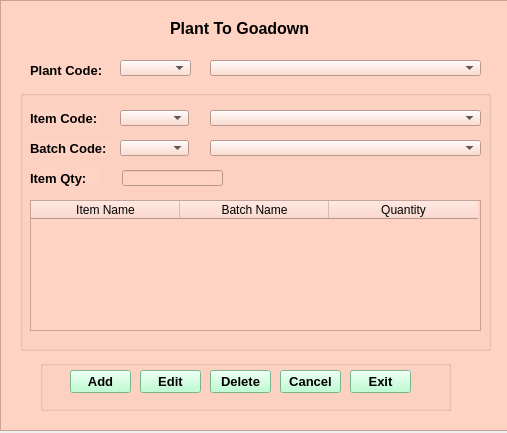
<?xml version="1.0" encoding="UTF-8"?>
<ui version="4.0">
 <class>Form</class>
 <widget class="QWidget" name="Form">
  <property name="geometry">
   <rect>
    <x>0</x>
    <y>0</y>
    <width>507</width>
    <height>433</height>
   </rect>
  </property>
  <property name="maximumSize">
   <size>
    <width>600</width>
    <height>500</height>
   </size>
  </property>
  <property name="windowTitle">
   <string>Plant To Goadown</string>
  </property>
  <widget class="QFrame" name="frame">
   <property name="geometry">
    <rect>
     <x>0</x>
     <y>0</y>
     <width>521</width>
     <height>431</height>
    </rect>
   </property>
   <property name="styleSheet">
    <string notr="true">background-color: rgb(135, 189, 216);
background-color: rgb(225, 114, 255);
background-color: rgb(255, 211, 196);</string>
   </property>
   <property name="frameShape">
    <enum>QFrame::StyledPanel</enum>
   </property>
   <property name="frameShadow">
    <enum>QFrame::Raised</enum>
   </property>
   <widget class="QLabel" name="Plant_goadown_lbl">
    <property name="geometry">
     <rect>
      <x>170</x>
      <y>20</y>
      <width>161</width>
      <height>16</height>
     </rect>
    </property>
    <property name="font">
     <font>
      <pointsize>12</pointsize>
      <weight>75</weight>
      <bold>true</bold>
     </font>
    </property>
    <property name="text">
     <string>Plant To Goadown</string>
    </property>
   </widget>
   <widget class="QLabel" name="Plant_code_lbl">
    <property name="geometry">
     <rect>
      <x>30</x>
      <y>60</y>
      <width>81</width>
      <height>20</height>
     </rect>
    </property>
    <property name="font">
     <font>
      <pointsize>10</pointsize>
      <weight>75</weight>
      <bold>true</bold>
     </font>
    </property>
    <property name="text">
     <string>Plant Code:</string>
    </property>
   </widget>
   <widget class="QComboBox" name="Plant_code_combobx_1">
    <property name="geometry">
     <rect>
      <x>120</x>
      <y>60</y>
      <width>71</width>
      <height>16</height>
     </rect>
    </property>
   </widget>
   <widget class="QComboBox" name="Plant_code_combobx_2">
    <property name="geometry">
     <rect>
      <x>210</x>
      <y>60</y>
      <width>271</width>
      <height>16</height>
     </rect>
    </property>
   </widget>
   <widget class="QGroupBox" name="groupBox">
    <property name="geometry">
     <rect>
      <x>20</x>
      <y>90</y>
      <width>471</width>
      <height>261</height>
     </rect>
    </property>
    <property name="styleSheet">
     <string notr="true">QGroupBox{border:2px solid Black;};</string>
    </property>
    <property name="title">
     <string/>
    </property>
    <widget class="QLabel" name="Item_code_lbl">
     <property name="geometry">
      <rect>
       <x>10</x>
       <y>20</y>
       <width>71</width>
       <height>16</height>
      </rect>
     </property>
     <property name="font">
      <font>
       <pointsize>10</pointsize>
       <weight>75</weight>
       <bold>true</bold>
      </font>
     </property>
     <property name="text">
      <string>Item Code:</string>
     </property>
    </widget>
    <widget class="QLabel" name="Batch_code_lbl">
     <property name="geometry">
      <rect>
       <x>10</x>
       <y>50</y>
       <width>81</width>
       <height>16</height>
      </rect>
     </property>
     <property name="font">
      <font>
       <pointsize>10</pointsize>
       <weight>75</weight>
       <bold>true</bold>
      </font>
     </property>
     <property name="text">
      <string>Batch Code:</string>
     </property>
    </widget>
    <widget class="QComboBox" name="Item_code_combobx_1">
     <property name="geometry">
      <rect>
       <x>100</x>
       <y>20</y>
       <width>69</width>
       <height>16</height>
      </rect>
     </property>
    </widget>
    <widget class="QComboBox" name="Batch_code_combobx_1">
     <property name="geometry">
      <rect>
       <x>100</x>
       <y>50</y>
       <width>69</width>
       <height>16</height>
      </rect>
     </property>
    </widget>
    <widget class="QComboBox" name="Item_code_combobx_2">
     <property name="geometry">
      <rect>
       <x>190</x>
       <y>20</y>
       <width>271</width>
       <height>16</height>
      </rect>
     </property>
    </widget>
    <widget class="QComboBox" name="Batch_code_combobx_2">
     <property name="geometry">
      <rect>
       <x>190</x>
       <y>50</y>
       <width>271</width>
       <height>16</height>
      </rect>
     </property>
    </widget>
    <widget class="QLabel" name="Item_Qty_lbl">
     <property name="geometry">
      <rect>
       <x>10</x>
       <y>80</y>
       <width>71</width>
       <height>16</height>
      </rect>
     </property>
     <property name="font">
      <font>
       <pointsize>10</pointsize>
       <weight>75</weight>
       <bold>true</bold>
      </font>
     </property>
     <property name="text">
      <string>Item Qty:</string>
     </property>
    </widget>
    <widget class="QLineEdit" name="Item_Qty_txt">
     <property name="geometry">
      <rect>
       <x>102</x>
       <y>80</y>
       <width>101</width>
       <height>16</height>
      </rect>
     </property>
    </widget>
    <widget class="QTableWidget" name="tableWidget">
     <property name="geometry">
      <rect>
       <x>10</x>
       <y>110</y>
       <width>451</width>
       <height>131</height>
      </rect>
     </property>
     <attribute name="horizontalHeaderDefaultSectionSize">
      <number>149</number>
     </attribute>
     <column>
      <property name="text">
       <string>Item Name</string>
      </property>
     </column>
     <column>
      <property name="text">
       <string>Batch Name</string>
      </property>
     </column>
     <column>
      <property name="text">
       <string>Quantity</string>
      </property>
     </column>
    </widget>
   </widget>
   <widget class="QGroupBox" name="groupBox_3">
    <property name="geometry">
     <rect>
      <x>40</x>
      <y>360</y>
      <width>411</width>
      <height>51</height>
     </rect>
    </property>
    <property name="styleSheet">
     <string notr="true">QGroupBox{border:2px solid Black;};</string>
    </property>
    <property name="title">
     <string/>
    </property>
    <widget class="QPushButton" name="Add_btn">
     <property name="geometry">
      <rect>
       <x>30</x>
       <y>10</y>
       <width>61</width>
       <height>23</height>
      </rect>
     </property>
     <property name="font">
      <font>
       <pointsize>10</pointsize>
       <weight>75</weight>
       <bold>true</bold>
      </font>
     </property>
     <property name="styleSheet">
      <string notr="true">background-color: rgb(169, 255, 198);</string>
     </property>
     <property name="text">
      <string>Add</string>
     </property>
    </widget>
    <widget class="QPushButton" name="Edit_btn">
     <property name="geometry">
      <rect>
       <x>100</x>
       <y>10</y>
       <width>61</width>
       <height>23</height>
      </rect>
     </property>
     <property name="font">
      <font>
       <pointsize>10</pointsize>
       <weight>75</weight>
       <bold>true</bold>
      </font>
     </property>
     <property name="styleSheet">
      <string notr="true">background-color: rgb(169, 255, 198);</string>
     </property>
     <property name="text">
      <string>Edit</string>
     </property>
    </widget>
    <widget class="QPushButton" name="delete_btn">
     <property name="geometry">
      <rect>
       <x>170</x>
       <y>10</y>
       <width>61</width>
       <height>23</height>
      </rect>
     </property>
     <property name="font">
      <font>
       <pointsize>10</pointsize>
       <weight>75</weight>
       <bold>true</bold>
      </font>
     </property>
     <property name="styleSheet">
      <string notr="true">background-color: rgb(169, 255, 198);</string>
     </property>
     <property name="text">
      <string>Delete</string>
     </property>
    </widget>
    <widget class="QPushButton" name="cancel_btn">
     <property name="geometry">
      <rect>
       <x>240</x>
       <y>10</y>
       <width>61</width>
       <height>23</height>
      </rect>
     </property>
     <property name="font">
      <font>
       <pointsize>10</pointsize>
       <weight>75</weight>
       <bold>true</bold>
      </font>
     </property>
     <property name="styleSheet">
      <string notr="true">background-color: rgb(169, 255, 198);</string>
     </property>
     <property name="text">
      <string>Cancel</string>
     </property>
    </widget>
    <widget class="QPushButton" name="Exit_btn">
     <property name="geometry">
      <rect>
       <x>310</x>
       <y>10</y>
       <width>61</width>
       <height>23</height>
      </rect>
     </property>
     <property name="font">
      <font>
       <pointsize>10</pointsize>
       <weight>75</weight>
       <bold>true</bold>
      </font>
     </property>
     <property name="styleSheet">
      <string notr="true">background-color: rgb(169, 255, 198);</string>
     </property>
     <property name="text">
      <string>Exit</string>
     </property>
    </widget>
   </widget>
  </widget>
 </widget>
 <resources/>
 <connections/>
</ui>
